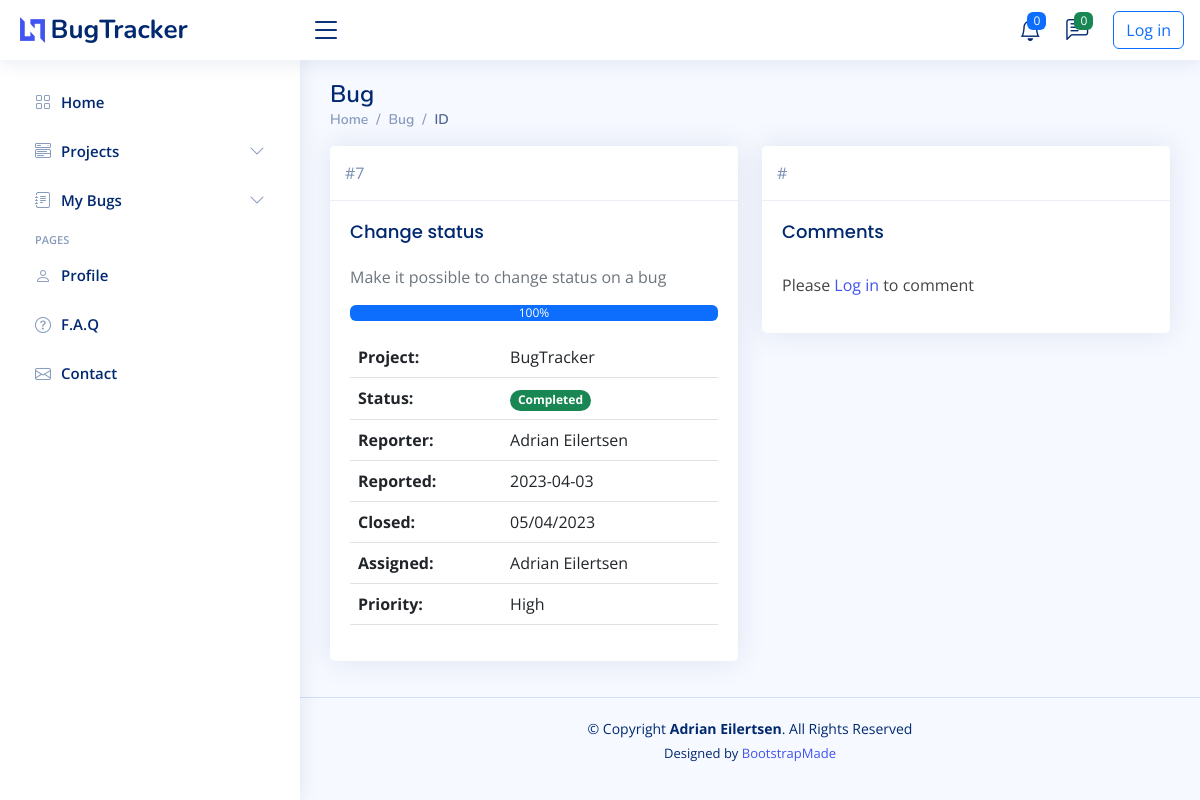
Screenshot of /bug/7 with the database file from the repository.
### db.py (models this page shows)
class Bug(db.Model):
    __tablename__ = "bug"
    id = db.Column(db.Integer, primary_key=True)
    title = db.Column(db.String(250), nullable=False)
    description = db.Column(db.String(250), nullable=False)
    reporter = db.Column(db.String, db.ForeignKey("user.name"))
    date = db.Column(db.String(250), nullable=False)
    status = db.Column(db.Integer, nullable=False)
    priority = db.Column(db.String(250), nullable=False)
    project_id = db.Column(db.String, db.ForeignKey("project.name"))
    project = relationship("Project", back_populates="bugs")
    comment = relationship("Comment", back_populates="parent_bug")
    assigned = relationship("User", back_populates="bugs")

class User(UserMixin, db.Model):
    __tablename__ = "user"
    id = db.Column(db.Integer, primary_key=True)
    name = db.Column(db.String(250), nullable=False, unique=True)
    email = db.Column(db.String(250), unique=True, nullable=False)
    password = db.Column(db.String(250), nullable=False)
    bugs = relationship("Bug", back_populates="assigned")
    comments = relationship("Comment", back_populates="comment_author")
    projects = db.relationship("Project", secondary=project_user, back_populates="users")

### main.py (the view)
@app.route("/bug/<int:index>", methods=["GET", "POST"])
def bug(index):
    project_data = get_table_data(Project)
    bugs_data = get_table_data(Bug)
    current_bug = Bug.query.get(index)
    bug_comments = current_bug.comment
    comment_form = CommentForm()
    edit_form = fill_edit_form(current_bug)
    if edit_form.validate_on_submit():
        update_bug(current_bug, edit_form)
        return redirect(url_for("bug", index=index))
    if comment_form.validate_on_submit():
        new_comment = get_commentform_data(comment_form, current_bug)
        add_item_to_db(new_comment)
        return redirect(url_for("bug", index=index))
    return render_template("bug.html", bug=current_bug, form=edit_form, comment_form=comment_form, comments=bug_comments,
                           logged_in=current_user.is_authenticated, bugs=bugs_data, project=project_data)

### functions.py (called while the page is built)
def get_table_data(tablename):
    return db.session.query(tablename).all()

def fill_edit_form(bug):
    form = NewBugForm(
        title=bug.title,
        description=bug.description,
        project=bug.project_id,
        assign=bug.assigned,
        priority=bug.priority,
    )
    return form

### templates/bug.html (shortened to what this page needs)
<!DOCTYPE html>
<html lang="en">
{% import "bootstrap/wtf.html" as wtf %}
{% include "header.html" %}
<body>
{% include "navbar.html" %}
<main id="main" class="main">
  <div class="pagetitle">
    <h1>Bug</h1>
    <nav>
      <ol class="breadcrumb">
        <li class="breadcrumb-item"><a href="index.html">Home</a></li>
        <li class="breadcrumb-item">Bug</li>
        <li class="breadcrumb-item active">ID</li>
      </ol>
    </nav>
  </div>
  <section class="section">
    <div class="row">
      <div class="col-lg-6">
        <div class="card border-primary mb-3">
          <div class="card-header">#{{ bug.id }}</div>
          <div class="card-body text-secondary">
            <h5 class="card-title">{{ bug.title }}</h5>
            <p class="card-text">{{ bug.description }}</p>
            <div class="progress" style="margin-bottom: 1rem;">
              {% if bug.status == 0 %}
              <div class="progress-bar" role="progressbar" style="width: 25%" aria-valuenow="25"
                   aria-valuemin="0" aria-valuemax="100">25%
              </div>
              {% elif bug.status == 1 %}
              <div class="progress-bar" role="progressbar" style="width: 50%" aria-valuenow="50"
                   aria-valuemin="0" aria-valuemax="100">50%
              </div>
              {% elif bug.status == 2 %}
              <div class="progress-bar" role="progressbar" style="width: 75%" aria-valuenow="75"
                   aria-valuemin="0" aria-valuemax="100">75%
              </div>
              {% elif bug.status == 3 %}
              <div class="progress-bar" role="progressbar" style="width: 100%" aria-valuenow="100"
                   aria-valuemin="0" aria-valuemax="100">100%
              </div>
              {% endif %}
            </div>
            <table class="table">
              <tbody>
              <tr>
                <th scope="row">Project:</th>
                <td colspan="2">{{ bug.project_id }}</td>
              </tr>
              <tr>
                <th scope="row">Status:</th>
                <td colspan="2">
                  {% if bug.status == 0 %}
                  <span class="badge rounded-pill bg-danger">New</span>
                  {% elif bug.status == 1 %}
                  <span class="badge rounded-pill bg-info text-dark">In progress</span>
                  {% elif bug.status == 2 %}
                  <span class="badge rounded-pill bg-warning text-dark">In review</span>
                  {% elif bug.status == 3 %}
                  <span class="badge rounded-pill bg-success">Completed</span>
                  {% endif %}
                </td>
              </tr>
              <tr>
                <th scope="row">Reporter:</th>
                <td>{{ bug.reporter }}</td>
              </tr>
              <tr>
                <th scope="row">Reported:</th>
                <td>{{ bug.date }}</td>
              </tr>
              <tr>
                <th scope="row">Closed:</th>
                <td colspan="2">05/04/2023</td>
              </tr>
              <tr>
                <th scope="row">Assigned:</th>
                <td colspan="2">{{ bug.assigned.name }}</td>
              </tr>
              <tr>
                <th scope="row">Priority:</th>
                <td colspan="2">{{ bug.priority }}</td>
              </tr>
              </tbody>
            </table>
          </div>
        </div>
      </div>
      <div class="col-lg-6">
        <div class="card border-primary mb-3">
          <div class="card-header">#</div>
          <div class="card-body">
            <h5 class="card-title">Comments</h5>
            <div>
              {% if not logged_in %}
              <p>Please <a href="{{ url_for('login') }}">Log in</a> to comment</p>
              {% else %}
              {{ wtf.quick_form(comment_form, novalidate=True, button_map={"submit": "primary"}) }}
              {% endif %}
            </div>
          </div>
        </div>
      </div>
    </div>
  </section>
</main>
{% include "footer.html" %}
</body>
</html>

### static/assets/css/style.css (style rules this page uses)
:root { scroll-behavior: smooth; }
body { font-family: "Open Sans", sans-serif; background: #f6f9ff; color: #444444; }
a { color: #4154f1; text-decoration: none; }
h1, h2, h3, h4, h5, h6 { font-family: "Nunito", sans-serif; }
#main { margin-top: 60px; padding: 20px 30px; transition: all 0.3s; }
.pagetitle { margin-bottom: 10px; }
.pagetitle h1 { font-size: 24px; margin-bottom: 0; font-weight: 600; color: #012970; }
.card { margin-bottom: 30px; border: none; border-radius: 5px; box-shadow: 0px 0 30px rgba(1, 41, 112, 0.1); }
.card-header, .card-footer { border-color: #ebeef4; background-color: #fff; color: #798eb3; padding: 15px; }
.card-title { padding: 20px 0 15px 0; font-size: 18px; font-weight: 500; color: #012970; font-family: "Poppins", sans-serif; }
.card-body { padding: 0 20px 20px 20px; }
.breadcrumb { font-size: 14px; font-family: "Nunito", sans-serif; color: #899bbd; font-weight: 600; }
.breadcrumb a { color: #899bbd; transition: 0.3s; }
.breadcrumb .breadcrumb-item::before { color: #899bbd; }
.breadcrumb .active { color: #51678f; font-weight: 600; }
@media (min-width: 1200px) { #main, #footer { margin-left: 300px; } }

### rows the page displays
Bug: id "7", title "Change status", description "Make it possible to change status on a bug", project_id "BugTracker", reporter "Adrian Eilertsen", date "2023-04-03", priority "High"
User: assigned.name "Adrian Eilertsen"
